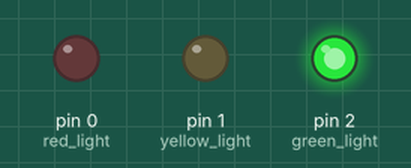
Recording of a program running on a simulated MicroPython board. Parts: output pins drawn as LEDs (lit = HIGH).

Above: at 2.5 s.
At 6.0 s:
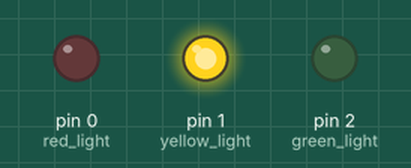
At 7.5 s:
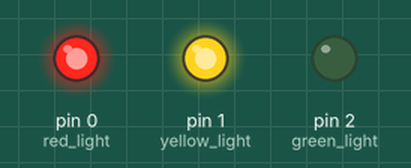
At 10.5 s:
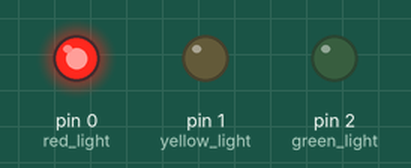
Timing chart, 0 to 16.9 s (numbered marks = the images above):
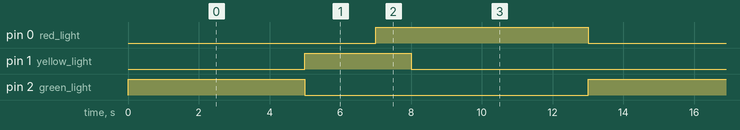

The program:

traffic.py
```python
import time
from machine import Pin

# LED pins for traffic lights
red_light = Pin(0, Pin.OUT)
yellow_light = Pin(1, Pin.OUT)
green_light = Pin(2, Pin.OUT)

STATE_GREEN = 0
STATE_YELLOW = 1
STATE_YELLOW_RED = 2
STATE_RED = 3

# timing constants
green_time = 5
yellow_time = 2
yellow_red_time = 1
red_time = 5

def set_traffic_lights(green, yellow, red):
    green_light.value(green)
    yellow_light.value(yellow)
    red_light.value(red)

def traffic_light():
    state = STATE_GREEN # start
    timer = 0

    while True:
        if state == STATE_GREEN:
            set_traffic_lights(1, 0, 0)  # green on
            time.sleep(green_time)
            state = STATE_YELLOW

        elif state == STATE_YELLOW:
            set_traffic_lights(0, 1, 0)  # yellow on
            time.sleep(yellow_time)
            state = STATE_YELLOW_RED

        elif state == STATE_YELLOW_RED:
            set_traffic_lights(0, 1, 1)  # yellow and red on
            time.sleep(yellow_red_time)
            state = STATE_RED

        elif state == STATE_RED:
            set_traffic_lights(0, 0, 1)  # red on
            time.sleep(red_time)
            state = STATE_GREEN

# run
traffic_light()
```

Measured:
- by itself, pin 0 (red_light): alternates HIGH for 6.0 s and LOW for 7.0 s
- by itself, pin 1 (yellow_light): alternates HIGH for 3.0 s and LOW for 10.0 s
- by itself, pin 2 (green_light): alternates HIGH for 5.0 s and LOW for 8.0 s
